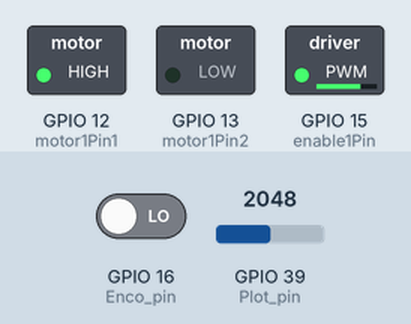
The sketch below on a simulated ESP32. Parts: switched loads named in the sketch (green lamp = pin HIGH). The inputs (shaded band) are chosen by the test bench; at power-on: GPIO 39 (Plot_pin) = 2048, GPIO 16 (Enco_pin) LOW. What the sketch prints to the serial monitor is not drawn.

Above: at 1.4 s.
1.5 s: GPIO 39 (Plot_pin) set to 2866
At 1.8 s:
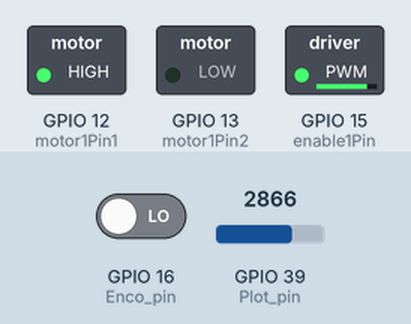
3.0 s: GPIO 39 (Plot_pin) set to 10
At 3.8 s:
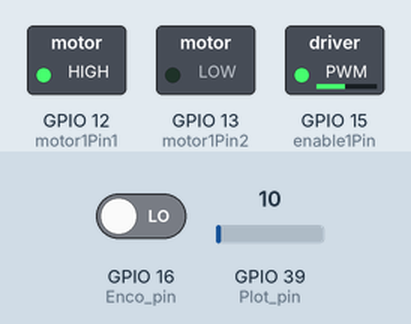
9.0 s: GPIO 39 (Plot_pin) set to 2047
At 9.6 s:
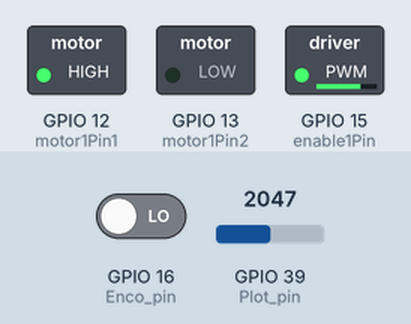
12.0 s: GPIO 39 (Plot_pin) set to 0
At 13.1 s:
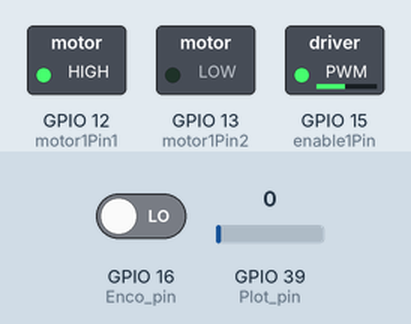
Timing chart, 0 to 14.5 s (numbered marks = the images above; inputs shaded):
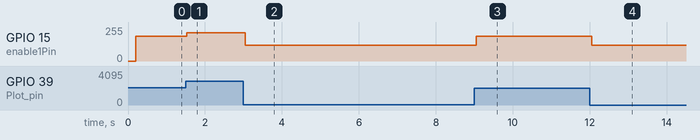

Measured:
- after the input at 1.5 s, GPIO 15 (enable1Pin): 186/255 → 213/255 at once
- after the input at 3.0 s, GPIO 15 (enable1Pin): 213/255 → 120/255 after 0.05 s
- after the input at 9.0 s, GPIO 15 (enable1Pin): 120/255 → 186/255 after 0.05 s
- after the input at 12.0 s, GPIO 15 (enable1Pin): 186/255 → 120/255 after 0.05 s

The sketch:

WIFI_server.ino
```cpp
#include <WiFi.h>
#include <WebServer.h>
#include "WebPage.h"


#define AP_SSID "E_Bicycle"
#define AP_PASS "012345678"


// pot read
int Plot_pin = 39;

// Motor A
int motor1Pin1 = 12;
int motor1Pin2 = 13;
int enable1Pin = 15;

// Encorder
int Enco_pin = 16;

// Setting Encorder
int rotation = 0;
int state = 0;

// Setting PWM properties
const int freq = 30000;
const int pwmChannel = 0;
const int resolution = 8;
int dutyCycle = 0;
int NotMapDutyCycle;

// Speed count in feeed back
int interval = 2;
volatile unsigned int count = 0;
unsigned int prevCount = 0;
unsigned long prevTime = 0;

// PID controller
double kp = 1.0;           // Proportional gain
double ki = 0.0;           // Integral gain
double kd = 0.0;           // Derivative gain

// pot readings
int pot_val;
uint32_t SensorUpdate = 0;
int BitsA0 = 0, BitsA1 = 0;
float VoltsA0 = 0, VoltsA1 = 0;

// server values
char XML[2048];
char buf[32];


/* IP Address details */
IPAddress Actual_IP;

IPAddress local_ip(192,168,1,1);
IPAddress gateway(192,168,1,1);
IPAddress subnet(255,255,255,0);
IPAddress ip;

WebServer server(80);


void setup() {
  Serial.begin(115200);

  pinMode(motor1Pin1, OUTPUT);
  pinMode(motor1Pin2, OUTPUT);
  pinMode(enable1Pin, OUTPUT);

  pinMode(Plot_pin, INPUT);
  pinMode(Enco_pin, INPUT);

  digitalWrite(motor1Pin1, HIGH);
  digitalWrite(motor1Pin2, LOW);

  // Configure LED PWM functionalitites
  ledcSetup(pwmChannel, freq, resolution);
  // Attach the channel to the GPIO to be controlled
  ledcAttachPin(enable1Pin, pwmChannel);

  disableCore0WDT();


  Serial.println("starting server");
  WiFi.softAP(AP_SSID, AP_PASS);
  delay(100);
  WiFi.softAPConfig( local_ip, gateway, subnet);
  delay(100);
  Actual_IP = WiFi.softAPIP();
  Serial.print("IP address: "); Serial.println(Actual_IP);

  server.on("/", SendWebsite);
  server.on("/xml", SendXML);
  server.on("/UPDATE_SLIDER", UpdateSlider);
  server.on("/BUTTON_0", ProcessButton_0);
  server.on("/BUTTON_1", ProcessButton_1);

  server.begin();
  Serial.println("HTTP server started");
}
void loop() {

  // Encorder count
  if (state == 0 && digitalRead(Enco_pin) == 1) {
    // Condition is true, so increment v and start the timer
    count++;
    //startTime = millis(); ========
    state = 1;
  } else {
    // Condition is false, reset the state
    state = 0;
  }

  // Pot value reading
  if ((millis() - SensorUpdate) >= 50) {
    SensorUpdate = millis();
    BitsA0 = analogRead(Plot_pin);
    NotMapDutyCycle = BitsA0;
    BitsA1 = BitsA0;

    int S_value = map(pot_val, 0, 4095, 0, 40);
    VoltsA0 = map(BitsA0, 0, 4095, 0, 40);
    VoltsA1 = BitsA1 * 3.3 / 4096;

    dutyCycle = map(NotMapDutyCycle, 0 ,4095 , 120, 255);
  }
  // Write the values on motor
  ledcWrite(pwmChannel, dutyCycle);

  Serial.print("sensor reading:");
  Serial.println(count);

  server.handleClient();

}
void UpdateSlider() {
  String t_state = server.arg("VALUE");
  server.send(200, "text/plain", ""); //Send web page
}


void ProcessButton_0() {
  Serial.println("Button 0 press");
  server.send(200, "text/plain", ""); //Send web page
}


void ProcessButton_1() {
  Serial.println("Button 1 press");
  server.send(200, "text/plain", ""); //Send web page
}


void SendWebsite() {
  Serial.println("sending web page");
  // timeout that 200 ms
  server.send(200, "text/html", PAGE_MAIN);
}


void SendXML() {

  strcpy(XML, "<?xml version = '1.0'?>\n<Data>\n");

  // send bitsA0
  sprintf(buf, "<B0>%d</B0>\n", BitsA0);
  strcat(XML, buf);
  // send Volts0
  sprintf(buf, "<V0>%d.%d</V0>\n", (int) (VoltsA0), abs((int) (VoltsA0 * 10)  - ((int) (VoltsA0) * 10)));
  strcat(XML, buf);

  // send bits1
  sprintf(buf, "<B1>%d</B1>\n", BitsA1);
  strcat(XML, buf);
  // send Volts1
  sprintf(buf, "<V1>%d.%d</V1>\n", (int) (VoltsA1), abs((int) (VoltsA1 * 10)  - ((int) (VoltsA1) * 10)));
  strcat(XML, buf);

  strcat(XML, "<LED>1</LED>\n");

  strcat(XML, "<SWITCH>0</SWITCH>\n");

  strcat(XML, "</Data>\n");

  // Serial.println(XML);

  server.send(200, "text/xml", XML);
}


// void printWifiStatus() {

//   // print the SSID of the network you're attached to:
//   Serial.print("SSID: ");
//   Serial.println(WiFi.SSID());

//   // print your WiFi shield's IP address:
//   ip = WiFi.localIP();
//   Serial.print("IP Address: ");
//   Serial.println(ip);

//   // print the received signal strength:
//   long rssi = WiFi.RSSI();
//   Serial.print("signal strength (RSSI):");
//   Serial.print(rssi);
//   Serial.println(" dBm");
//   // print where to go in a browser:
//   Serial.print("Open http://");
//   Serial.println(ip);
// }
```

WebPage.h
```cpp
const char PAGE_MAIN[] PROGMEM = R"=====(

<!DOCTYPE html>
<html lang="en" class="js-focus-visible">

<title>Web Page Update Demo</title>

  <style>
    table {
      position: relative;
      width:100%;
      border-spacing: 0px;
    }
    tr {
      border: 1px solid white;
      font-family: "Verdana", "Arial", sans-serif;
      font-size: 20px;
    }
    th {
      height: 40px;
      padding: 3px 15px;
      background-color: #343a40;
      color: #FFFFFF !important;
      }
    td {
      height: 40px;
       padding: 3px 15px;
    }
    .tabledata {
      font-size: 36px;
      position: relative;
      padding-left: 5px;
      padding-top: 5px;
      height:   25px;
      border-radius: 5px;
      color: #FFFFFF;
      line-height: 20px;
      text-align: center;
      transition: all 200ms ease-in-out;
    }
    .fanrpmslider {
      width: 30%;
      height: 55px;
      outline: none;
      height: 25px;
    }
    .bodytext {
      font-family: "Verdana", "Arial", sans-serif;
      font-size: 24px;
      text-align: center;
      font-weight: light;
      border-radius: 5px;
      display:inline;
    }
    .navbar {
      width: 100%;
      height: 60px;
      margin: 0;
      padding: 10px 0px;
      background-color: #050A30;
      color: #FFF;
      border-bottom: 5px solid #000C66;
    }
    .fixed-top {
      position: fixed;
      top: 0;
      right: 0;
      left: 0;
      z-index: 1030;
    }
    .navtitle {
      float: left;
      height: 50px;
      font-family: "Verdana", "Arial", sans-serif;
      font-size: 50px;
      font-weight: bold;
      line-height: 50px;
      padding-left: 20px;
    }
   .navheading1 {
     position: fixed;
     left: 10%;
     height: 50px;
     font-family: "Verdana", "Arial", sans-serif;
     font-size: 30px;
     font-weight: bold;
     line-height: 60px;
     padding-right: 20px;
   }
   .navheading2 {
     position: fixed;
     left: 60%;
     height: 50px;
     font-family: "Verdana", "Arial", sans-serif;
     font-size: 30px;
     font-weight: bold;
     line-height: 60px;
     padding-right: 20px;
   }
   .navdata1 {
      justify-content: flex-end;
      position: fixed;
      left: 20%;
      height: 50px;
      font-family: "Verdana", "Arial", sans-serif;
      font-size: 25px;
      font-weight: bold;
      line-height: 60px;
      padding-right: 20px;
   }
   .navdata2 {
      justify-content: flex-end;
      position: fixed;
      left: 70%;
      height: 50px;
      font-family: "Verdana", "Arial", sans-serif;
      font-size: 25px;
      font-weight: bold;
      line-height: 60px;
      padding-right: 20px;
   }
    .category {
      font-family: "Verdana", "Arial", sans-serif;
      font-weight: bold;
      font-size: 150px;
      line-height: 60px;
      text-align: center;
      padding: 200px 10px 100px 10px;
      color: #050A30;
    }
    .category1 {
      font-family: "Verdana", "Arial", sans-serif;
      font-weight: normal;
      font-size: 600px;
      line-height: 60px;
      text-align: center;
      padding: 300px 10px 100px 10px;
      color: #050A30;
    }
    .category2 {
      font-family: "Verdana", "Arial", sans-serif;
      font-weight: bold;
      font-size: 40px;
      line-height: 30px;
      text-align: center;
      padding: 150px 10px 100px 10px;
      color: #5885AF;
    }
    .heading {
      font-family: "Verdana", "Arial", sans-serif;
      font-weight: normal;
      font-size: 28px;
      text-align: center;
    }

    .btn {
      background-color: #444444;
      border: none;
      color: white;
      padding: 10px 60px;
      text-align: center;
      text-decoration: none;
      display: inline-block;
      font-size: 80px;
      margin: 4px 2px;
      cursor: pointer;
    }
    .foot {
      font-family: "Verdana", "Arial", sans-serif;
      font-size: 20px;
      position: relative;
      height:   30px;
      text-align: center;
      color: #AAAAAA;
      line-height: 20px;
    }
    .container {
      max-width: 100%;
      text-align: center;
      margin: 0 auto;
    }
    table tr:first-child th:first-child {
      border-top-left-radius: 5px;
    }
    table tr:first-child th:last-child {
      border-top-right-radius: 5px;
    }
    table tr:last-child td:first-child {
      border-bottom-left-radius: 5px;
    }
    table tr:last-child td:last-child {
      border-bottom-right-radius: 5px;
    }

  </style>

  <body style="width: 100%"; "background-color: #efefef" onload="process()">

    <header>
      <div class="navbar fixed-top">
          <div class="container">
            <div class="navdata1" id = "date">mm/dd/yyyy</div>
            <div class="navheading1">DATE</div>
            <div class="navdata2" id = "time">00:00:00</div>
            <div class="navheading2">TIME</div>

          </div>
      </div>
    </header>

    <main class="container" style="margin-top:70px">
      <div class="category">E-Bicycle</div>
      <div style="border-radius: 10px !important;">
      <br>
      <br>
      <div class="category1" id = "v0"></div>
      <br>
      <br>
      <br>
      <div class="category2">Speed (mps)</div>
      <br>
      <table style="width:70%">
      <colgroup>
        <col span="1" style="background-color:rgb(230,230,230); width: 20%; color:#000000 ;">
        <col span="1" style="background-color:rgb(200,200,200); width: 15%; color:#000000 ;">
        <col span="1" style="background-color:rgb(180,180,180); width: 15%; color:#000000 ;">
      </colgroup>
      <col span="2"style="background-color:rgb(0,0,0); color:#FFFFFF">
      <col span="2"style="background-color:rgb(0,0,0); color:#FFFFFF">
      <col span="2"style="background-color:rgb(0,0,0); color:#FFFFFF">
      <tr>
        <th colspan="1"><div class="heading">Pin Number</div></th>
        <th colspan="1"><div class="heading">12bit ADC read</div></th>
      </tr>
      <tr>
        <td><div class="bodytext">Analog pin 39</div></td>
        <td><div class="tabledata" id = "b0"></div></td>
      </tr>
      </table>
    </div>
    <br>
    <br>
    <button type="button" class = "btn" id = "btn0" onclick="ButtonPress0()">Electrical Mode</button>
    </div>
    <br>
    <br>
    <br>
    <br>
    <button type="button" class = "btn" id = "btn1" onclick="ButtonPress1()">Automatic Mode</button>
    </div>
    <br>
    <br>
    <br>
    <br>
    <br>
  </main>

  <footer div class="foot" id = "temp" >Electrical Bicycle</div></footer>

  </body>


  <script type = "text/javascript">

    // global variable visible to all java functions
    var xmlHttp=createXmlHttpObject();

    // function to create XML object
    function createXmlHttpObject(){
      if(window.XMLHttpRequest){
        xmlHttp=new XMLHttpRequest();
      }
      else{
        xmlHttp=new ActiveXObject("Microsoft.XMLHTTP");
      }
      return xmlHttp;
    }

    // function to handle button press from HTML code above
    // and send a processing string back to server
    // this processing string is use in the .on method
    function ButtonPress0() {
      var xhttp = new XMLHttpRequest();
      var message;

      /*
      xhttp.onreadystatechange = function() {
        if (this.readyState == 4 && this.status == 200) {
          message = this.responseText;
          // update some HTML data
        }
      }
      */

      xhttp.open("PUT", "BUTTON_0", false);
      xhttp.send();
    }


    // function to handle button press from HTML code above
    // and send a processing string back to server
    // this processing string is use in the .on method
    function ButtonPress1() {
      var xhttp = new XMLHttpRequest();
      /*
      xhttp.onreadystatechange = function() {
        if (this.readyState == 4 && this.status == 200) {
          document.getElementById("button1").innerHTML = this.responseText;
        }
      }
      */
      xhttp.open("PUT", "BUTTON_1", false);
      xhttp.send();
    }

    function UpdateSlider(value) {
      var xhttp = new XMLHttpRequest();

      xhttp.onreadystatechange = function() {
        if (this.readyState == 4 && this.status == 200) {
          // update the web based on reply from  ESP
          document.getElementById("fanrpm").innerHTML=this.responseText;
        }
      }

      xhttp.open("PUT", "UPDATE_SLIDER?VALUE="+value, true);
      xhttp.send();
    }

    // function to handle the response from the ESP
    function response(){
      var message;
      var barwidth;
      var currentsensor;
      var xmlResponse;
      var xmldoc;
      var dt = new Date();
      var color = "#e8e8e8";

      // get the xml stream
      xmlResponse=xmlHttp.responseXML;

      // get host date and time
      document.getElementById("time").innerHTML = dt.toLocaleTimeString();
      document.getElementById("date").innerHTML = dt.toLocaleDateString();

      // A0
      xmldoc = xmlResponse.getElementsByTagName("B0"); //bits for A0
      message = xmldoc[0].firstChild.nodeValue;

      if (message > 2048){
      color = "#aa0000";
      }
      else {
        color = "#0000aa";
      }

      barwidth = message / 40.95;
      document.getElementById("b0").innerHTML=message;
      document.getElementById("b0").style.width=(barwidth+"%");


      xmldoc = xmlResponse.getElementsByTagName("V0"); //volts for A0
      message = xmldoc[0].firstChild.nodeValue;
      document.getElementById("v0").innerHTML=message;
      document.getElementById("v0").style.width=(barwidth+"%");
      // set color dynamically, maybe blue below a value, red above
      document.getElementById("v0").style.backgroundColor=color;
      //document.getElementById("v0").style.borderRadius="5px";

      // A1
      xmldoc = xmlResponse.getElementsByTagName("B1");
      message = xmldoc[0].firstChild.nodeValue;
      if (message > 2048){
      color = "#aa0000";
      }
      else {
        color = "#0000aa";
      }
      document.getElementById("b1").innerHTML=message;
      width = message / 40.95;
      document.getElementById("b1").style.width=(width+"%");
      document.getElementById("b1").style.backgroundColor=color;
      //document.getElementById("b1").style.borderRadius="5px";

      xmldoc = xmlResponse.getElementsByTagName("V1");
      message = xmldoc[0].firstChild.nodeValue;
      document.getElementById("v1").innerHTML=message;
      document.getElementById("v1").style.width=(width+"%");
      document.getElementById("v1").style.backgroundColor=color;
      //document.getElementById("v1").style.borderRadius="5px";

      xmldoc = xmlResponse.getElementsByTagName("LED");
      message = xmldoc[0].firstChild.nodeValue;

      if (message == 0){
        document.getElementById("btn0").innerHTML="Turn ON";
      }
      else{
        document.getElementById("btn0").innerHTML="Turn OFF";
      }

      xmldoc = xmlResponse.getElementsByTagName("SWITCH");
      message = xmldoc[0].firstChild.nodeValue;
      document.getElementById("switch").style.backgroundColor="rgb(200,200,200)";
      // update the text in the table
      if (message == 0){
        document.getElementById("switch").innerHTML="Switch is OFF";
        document.getElementById("btn1").innerHTML="Turn ON";
        document.getElementById("switch").style.color="#0000AA";
      }
      else {
        document.getElementById("switch").innerHTML="Switch is ON";
        document.getElementById("btn1").innerHTML="Turn OFF";
        document.getElementById("switch").style.color="#00AA00";
      }
     }


    function process(){

     if(xmlHttp.readyState==0 || xmlHttp.readyState==4) {
        xmlHttp.open("PUT","xml",true);
        xmlHttp.onreadystatechange=response;
        xmlHttp.send(null);
      }
        // you may have to play with this value, big pages need more porcessing time, and hence
        // a longer timeout
        setTimeout("process()",100);
    }


  </script>

</html>


)=====";
```
